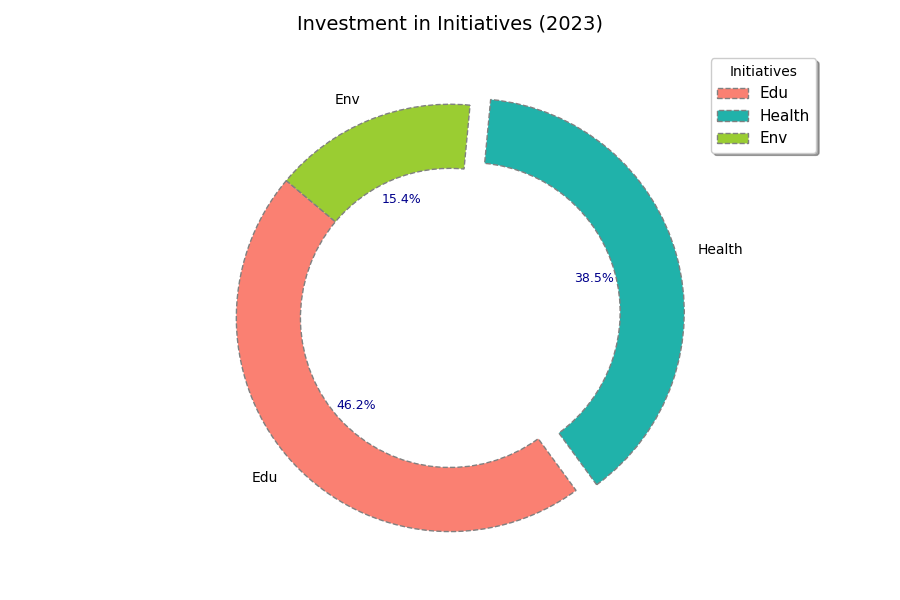

Here is the Python script that generated this plot:
import matplotlib.pyplot as plt

initiatives = ['Edu', 'Health', 'Env']
investment_percentages = [30, 25, 10]
colors = ['#FA8072', '#20B2AA', '#9ACD32']

explode = (0, 0.1, 0)

plt.figure(figsize=(9, 6))
wedges, _, autotexts = plt.pie(
    investment_percentages, 
    labels=initiatives, 
    autopct='%1.1f%%', 
    startangle=140, 
    colors=colors, 
    explode=explode,
    wedgeprops={'edgecolor': 'gray', 'linestyle': '--', 'width': 0.3}
)

for autotext in autotexts:
    autotext.set_fontsize(9)
    autotext.set_fontweight('normal')
    autotext.set_color('darkblue')

plt.title("Investment in Initiatives (2023)", fontsize=14, fontweight='normal', pad=15)

plt.legend(wedges, initiatives, title="Initiatives", loc='upper right', bbox_to_anchor=(1.2, 1), fontsize=11, fancybox=True, shadow=True)

plt.tight_layout()

plt.show()
